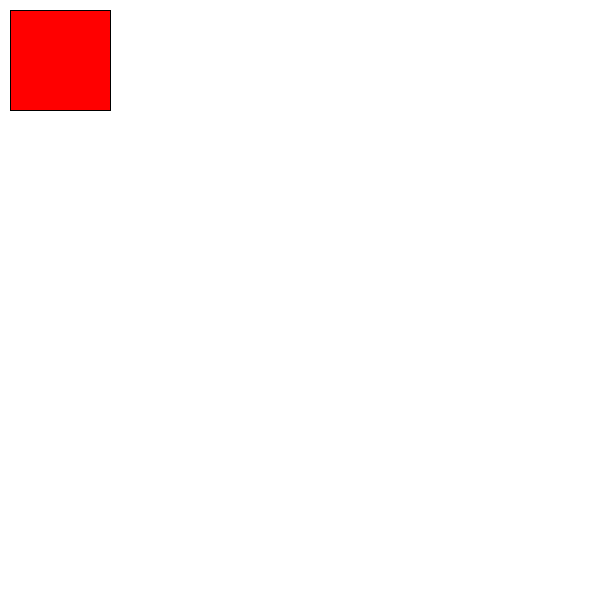
Frame 1 (no input)
Frame 60 (the mouse pressed at the canvas centre just before this capture): identical to frame 1, image omitted
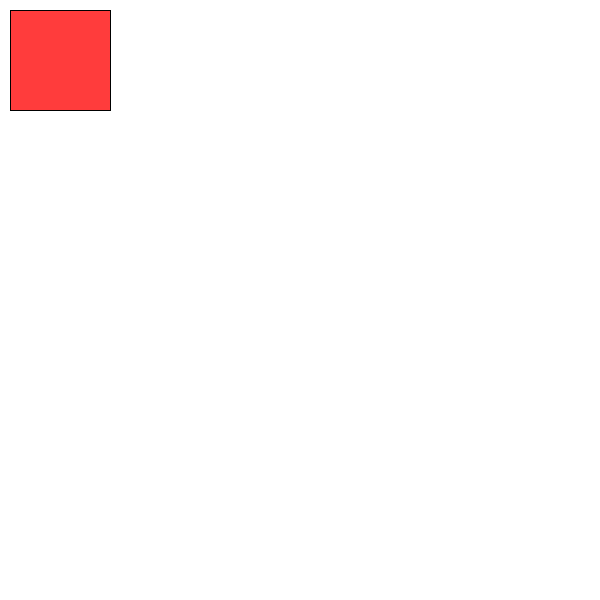
Frame 120 (the mouse held since frame 60 and released just before this capture)

The Processing sketch that drew these frames (run headless with seeded random() and noise(); from frame 60 on, the mouse is pressed at the canvas centre):

// Processing sketch: opacidad_de_color_con_temporizador
// ── opacidad_de_color_con_temporizador.pde
int Opacidad=255;
float inc=0.5;
void setup(){

size(600,600);

}

void draw(){
background(255);
if(mousePressed==true){ //boolean oara el sonido
Opacidad-=inc;
}
fill(255,0,0,Opacidad);
rect(10,10,100,100);
println(Opacidad);
}
